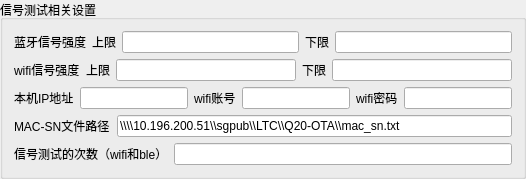
        <widget class="QGroupBox" name="signalStrengthSettingWidget">
         <property name="title">
          <string>信号测试相关设置</string>
         </property>
         <layout class="QVBoxLayout" name="verticalLayout_12">
          <item>
           <layout class="QHBoxLayout" name="horizontalLayout_3">
            <item>
             <widget class="QLabel" name="bluetoothSignalStrengthLabel">
              <property name="text">
               <string>蓝牙信号强度</string>
              </property>
             </widget>
            </item>
            <item>
             <layout class="QHBoxLayout" name="bluetoothUpperLimitLayout">
              <item>
               <widget class="QLabel" name="bluetoothUpperLimitLabel">
                <property name="text">
                 <string>上限</string>
                </property>
               </widget>
              </item>
              <item>
               <widget class="QLineEdit" name="bluetoothUpperLimitLineEdit"/>
              </item>
             </layout>
            </item>
            <item>
             <layout class="QHBoxLayout" name="bluetoothLowerLimitLayout">
              <item>
               <widget class="QLabel" name="bluetoothLowerLimitLabel">
                <property name="text">
                 <string>下限</string>
                </property>
               </widget>
              </item>
              <item>
               <widget class="QLineEdit" name="bluetoothLowerLimitLineEdit"/>
              </item>
             </layout>
            </item>
           </layout>
          </item>
          <item>
           <layout class="QHBoxLayout" name="horizontalLayout_4">
            <item>
             <widget class="QLabel" name="wifiSignalStrengthLabel">
              <property name="text">
               <string>wifi信号强度</string>
              </property>
             </widget>
            </item>
            <item>
             <layout class="QHBoxLayout" name="wifiUpperLimitLayout">
              <item>
               <widget class="QLabel" name="wifiUpperLimitLabel">
                <property name="text">
                 <string>上限</string>
                </property>
               </widget>
              </item>
              <item>
               <widget class="QLineEdit" name="wifiUpperLimitLineEdit"/>
              </item>
             </layout>
            </item>
            <item>
             <layout class="QHBoxLayout" name="wifiLowerLimitLayout">
              <item>
               <widget class="QLabel" name="wifiLowerLimitLabel">
                <property name="text">
                 <string>下限</string>
                </property>
               </widget>
              </item>
              <item>
               <widget class="QLineEdit" name="wifiLowerLimitLineEdit"/>
              </item>
             </layout>
            </item>
           </layout>
          </item>
          <item>
           <layout class="QHBoxLayout" name="horizontalLayout_5">
            <item>
             <widget class="QLabel" name="label_4">
              <property name="text">
               <string>本机IP地址</string>
              </property>
             </widget>
            </item>
            <item>
             <layout class="QHBoxLayout" name="wifiAccountLayout">
              <item>
               <widget class="QLineEdit" name="wifiIPLineEdit"/>
              </item>
              <item>
               <widget class="QLabel" name="wifiAccountLabel">
                <property name="text">
                 <string>wifi账号</string>
                </property>
               </widget>
              </item>
              <item alignment="Qt::AlignLeft">
               <widget class="QLineEdit" name="wifiAccountLineEdit"/>
              </item>
             </layout>
            </item>
            <item>
             <layout class="QHBoxLayout" name="wifiPasswordLayout">
              <item>
               <widget class="QLabel" name="wifiPasswordLabel">
                <property name="text">
                 <string>wifi密码</string>
                </property>
               </widget>
              </item>
              <item alignment="Qt::AlignLeft">
               <widget class="QLineEdit" name="wifiPasswordLineEdit"/>
              </item>
             </layout>
            </item>
           </layout>
          </item>
          <item>
           <layout class="QHBoxLayout" name="horizontalLayout_mac_sn_path">
            <item>
             <widget class="QLabel" name="label_mac_sn_path">
              <property name="text">
               <string>MAC-SN文件路径</string>
              </property>
             </widget>
            </item>
            <item>
             <widget class="QLineEdit" name="lineEdit_mac_sn_path">
              <property name="text">
               <string>\\\\10.196.200.51\\sgpub\\LTC\\Q20-OTA\\mac_sn.txt</string>
              </property>
             </widget>
            </item>
           </layout>
          </item>
          <item>
           <layout class="QHBoxLayout" name="signalTestCountLayout">
            <item>
             <widget class="QLabel" name="signalTestCountLabel">
              <property name="text">
               <string>信号测试的次数（wifi和ble）</string>
              </property>
             </widget>
            </item>
            <item>
             <widget class="QLineEdit" name="signalTestCountLineEdit"/>
            </item>
           </layout>
          </item>
         </layout>
        </widget>
